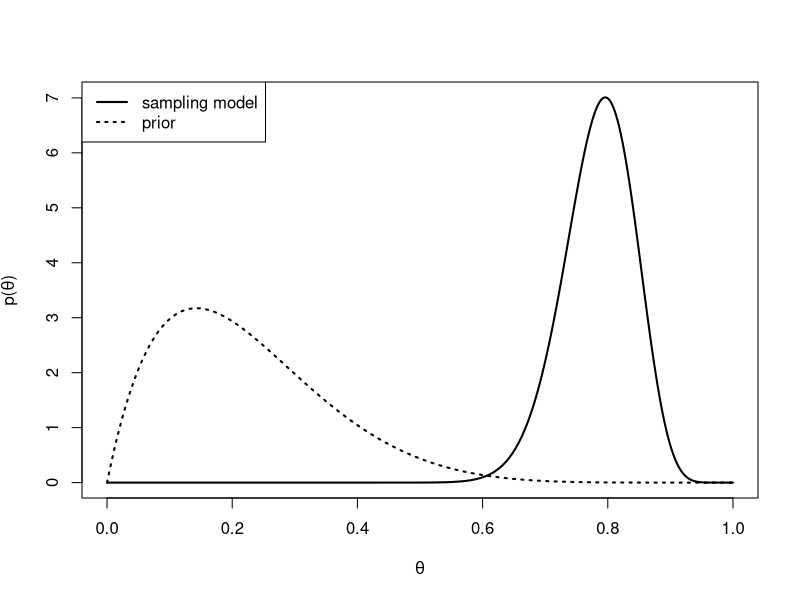
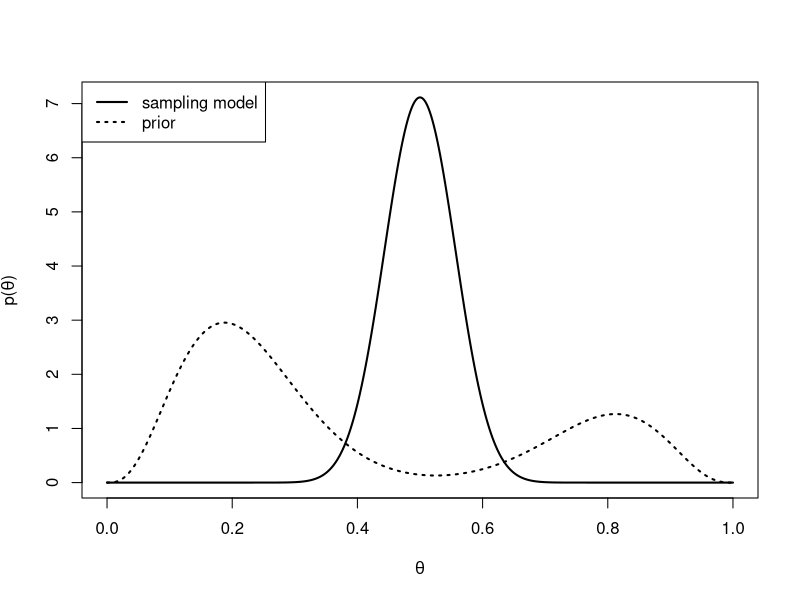

Here is the R script that generated these plots, in order:
## ---- chunk 1
library(knitr)
knitr::opts_chunk$set(echo = TRUE)
## ---- chunk 2
par(mfcol=c(1,1))
x <- seq(0,1, by = .001)
plot(x,dbeta(x, 40,11),type='l', xlab = expression(theta), ylab=expression(paste('p(',theta,')')),lwd=2)
lines(x,dbeta(x,2,7), lty=3,lwd=2)
legend('topleft',lwd=2,lty=c(1,3),legend = c('sampling model','prior'))
## ---- chunk 3
plot(x,dbeta(x, 40,40),type='l', xlab = expression(theta), ylab=expression(paste('p(',theta,')')),lwd=2)
lines(x,.7 * dbeta(x,4,14) + .3 * dbeta(x,14,4), lty=3,lwd=2)
legend('topleft',lwd=2,lty=c(1,3),legend = c('sampling model','prior'))

